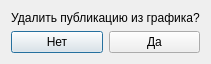
<?xml version="1.0" encoding="UTF-8"?>
<ui version="4.0">
 <class>Dialog</class>
 <widget class="QDialog" name="Dialog">
  <property name="geometry">
   <rect>
    <x>0</x>
    <y>0</y>
    <width>204</width>
    <height>64</height>
   </rect>
  </property>
  <property name="maximumSize">
   <size>
    <width>204</width>
    <height>64</height>
   </size>
  </property>
  <property name="windowTitle">
   <string>Удаление</string>
  </property>
  <layout class="QGridLayout" name="gridLayout">
   <item row="0" column="0" colspan="2">
    <widget class="QLabel" name="label">
     <property name="text">
      <string>Удалить публикацию из графика?</string>
     </property>
     <property name="alignment">
      <set>Qt::AlignmentFlag::AlignCenter</set>
     </property>
    </widget>
   </item>
   <item row="1" column="0">
    <widget class="QPushButton" name="pushButton_2">
     <property name="text">
      <string>Нет</string>
     </property>
    </widget>
   </item>
   <item row="1" column="1">
    <widget class="QPushButton" name="pushButton">
     <property name="text">
      <string>Да</string>
     </property>
    </widget>
   </item>
  </layout>
 </widget>
 <resources/>
 <connections/>
</ui>
